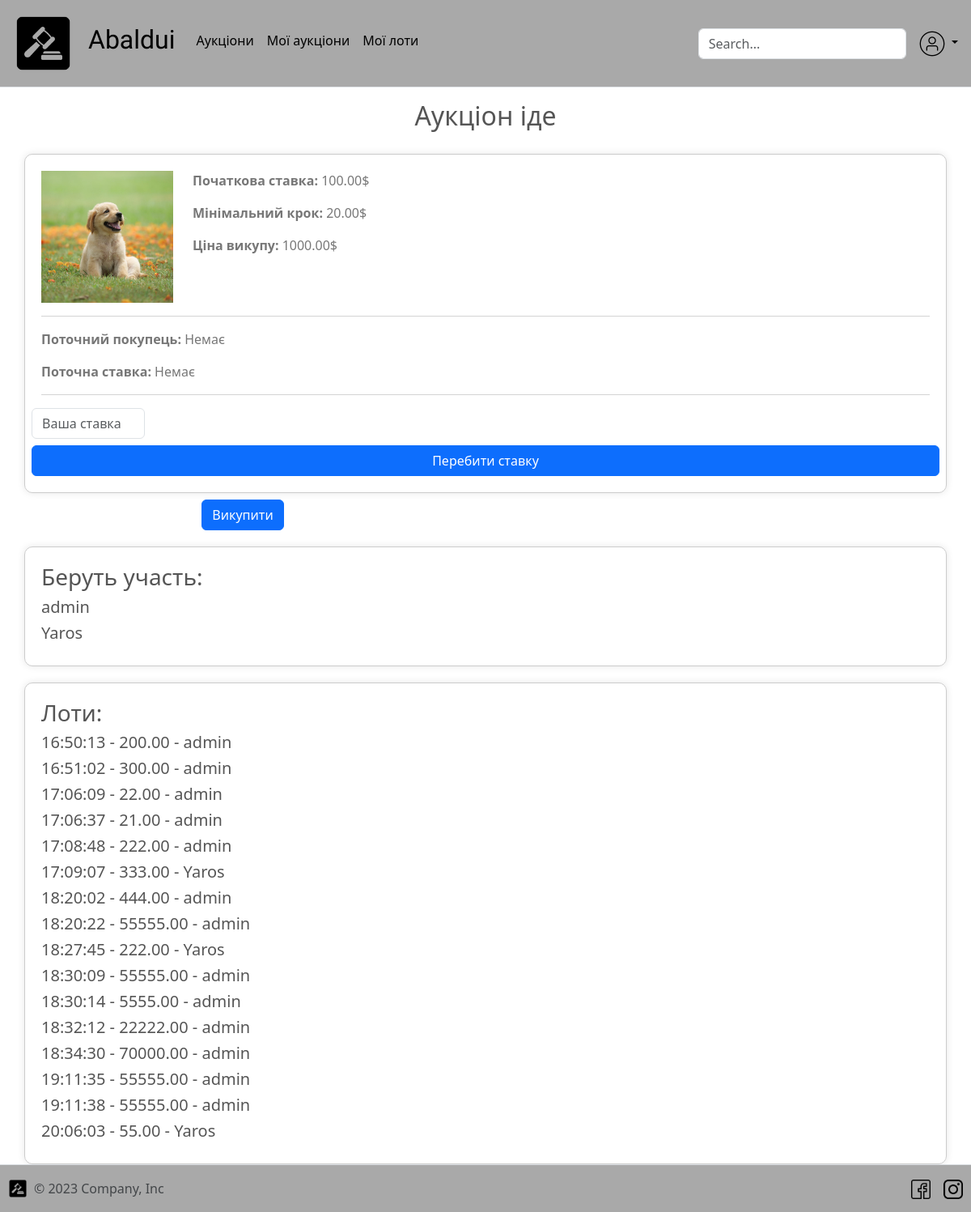
Screenshot of /auction/18/going/ (signed in) with the database file from the repository.
### auction/models.py (models this page shows, shortened)
class User(AbstractUser):
    balance = models.DecimalField(max_digits=15, decimal_places=2, default=0)
    avatar = models.ImageField(upload_to="media/avatars", default="media/avatars/default_user.png")
    phone = models.CharField(max_length=14, default=0)

class Auction(models.Model):
    name = models.CharField(max_length=255, default="Auction")
    description = models.TextField(blank=True, null=True, max_length=700)
    image = models.ImageField(upload_to="auction-images/", blank=True, null=True)
    creator = models.ForeignKey(to=User, on_delete=models.DO_NOTHING, related_name="auctions")
    current_better = models.ForeignKey(to=User, on_delete=models.DO_NOTHING, null=True, blank=True,
                                       related_name="auctions_betters")
    start_price = models.DecimalField(max_digits=15, decimal_places=2)
    minimal_bet = models.DecimalField(max_digits=15, decimal_places=2)
    current_bet = models.DecimalField(max_digits=15, decimal_places=2, default=0)
    price_of_ransom = models.DecimalField(max_digits=15, decimal_places=2, null=True)
    time_of_creation = models.DateTimeField(auto_now_add=True)
    time_of_start = models.DateTimeField()
    seconds_to_end = models.IntegerField(default=60)
    is_completed = models.BooleanField(default=False)
    participants = models.ManyToManyField(User)
    class Meta:
        ordering = ["-time_of_start"]

class Lot(models.Model):
    sender = models.ForeignKey(to=User, on_delete=models.DO_NOTHING, related_name="lots")
    sum_of_bet = models.DecimalField(max_digits=15, decimal_places=2)
    time_of_lot = models.DateTimeField(auto_now_add=True)
    auction = models.ForeignKey(to=Auction, on_delete=models.DO_NOTHING)
    is_completed = models.BooleanField()
    def str_date(self):
        return datetime.datetime.strftime(self.time_of_lot, "%H:%M:%S")

### auction/views.py (the view)
# urls.py: path('<int:pk>/going/', auction_going),
@login_required
def auction_going(request, pk: int):
    auction = Auction.objects.get(pk=pk)
    if request.user not in auction.participants.all():
        auction.participants.add(request.user)
        auction.save()
    context = {
        "auction": auction,
        "lots": auction.lot_set.all(),
        "participants": auction.participants.all()
    }
    start_time = datetime.datetime.strptime(str(auction.time_of_start), "%Y-%m-%d %H:%M:%S")
    if datetime.datetime.now() >= start_time:
        if request.method == "POST":
            return auction_bet(request, pk)
        if auction.seconds_to_end == 0 and not auction.is_completed:
            complete_auction(auction)
        if not auction.is_completed and auction.current_better_id:
            auction.seconds_to_end -= 5
            auction.save()
        if auction.is_completed:
            return render(request, "auction/auction-completed.html", context=context)
        return render(request, "auction/auction-going.html", context=context)
    return render(request, "auction/auction-not-going.html", context=context)

### templates/auction/auction-going.html (shortened to what this page needs)
{% extends "base.html" %}
{% load static %}
{% block content %}
  <h2 style="text-align: center">Аукціон іде</h2>
  <form  action="" method="post">
<div class="container">
    <div class="row">
        <div class="col-md-2">
            <img src="/media/{{auction.image }}" alt="Зображення аукціону" class="img-fluid">
        </div>
        <div class="col-md-10">
                <p><strong>Початкова ставка:</strong> {{ auction.start_price }}$</p>
                <p><strong>Мінімальний крок:</strong> {{ auction.minimal_bet }}$</p>
                <p><strong>Ціна викупу:</strong> {{ auction.price_of_ransom }}$</p>
        </div>
    </div>
    <hr>
    <div class="row">
        <div class="col-md-12">
          {% if auction.current_better %}
            <p><strong>Поточний покупець:</strong> {{ auction.current_better }}</p>
            <p><strong>Поточна ставка:</strong> {{ auction.current_bet }}</p>
            <div class="timer-container">
                <p><strong>Залишок часу:</strong> <span id="timer"></span></p>
                <div class="progress-bar">
                    <div class="progress"></div>
                </div>
            </div>
            {% else %}
            <p><strong>Поточний покупець:</strong> Немає</p>
            <p><strong>Поточна ставка:</strong> Немає</p>
          {% endif %}
            <hr>
        </div>
    </div>
    <div class="row">
            <input type="number" name="bet" min="{{ auction.minimal_bet }}" class="form-control" placeholder="Ваша ставка" style="width: 140px;">
            <button type="submit" class="btn btn-primary mt-2">Перебити ставку</button>
        </div>
    </div>
  </form>
<div class="col-md-6 d-flex justify-content-center align-items-center pt-2">
            <a href="buy/"><button class="btn btn-primary">Викупити</button></a>
        </div>
  <div class="container">
  <h3>Беруть участь:</h3>
  {% for participant in participants %}
  <h5>{{ participant.username }}</h5>
  {% endfor %}
  </div>
  <div class="container">
   <h3>Лоти:</h3>
  {% for lot in lots %}
  <h5>{{ lot.str_date }} - {{ lot.sum_of_bet }} - {{ lot.sender }}</h5>
  {% endfor %}
  </div>
{% endblock %}

### templates/includes/nav-bar.html (shortened to what this page needs)
{% load static %}
<header class="p-3 mb-3 border-bottom">
    <div class="d-flex flex-wrap align-items-center justify-content-center justify-content-lg-start">
        <a href="/"
           class="d-flex align-items-center mb-2 mb-lg-0 link-body-emphasis text-decoration-none"
        >
            <img height="75px"
                 width="75px"
                 src="{% static 'img/logo.png' %}"
                 alt="Logo"
            >
        </a>
        <ul class="nav col-12 col-lg-auto me-lg-auto mb-2 justify-content-center mb-md-0">
            <li>
                <a href="/" class="nav-link px-2 link-body-emphasis">
                    <h2 style="font-family: 'Protest Revolution', sans-serif; padding-left: 10px; padding-right: 10px">Abaldui</h2>
                </a>
            </li>
            <li class="mt-2">
                <a href="/auction" class="nav-link px-2 link-body-emphasis">Аукціони</a>
            </li>
            <li class="mt-2">
                <a href="/auction/my-auctions" class="nav-link px-2 link-body-emphasis">Мої аукціони</a>
            </li>
            <li class="mt-2">
                <a href="/auction/my-lots" class="nav-link px-2 link-body-emphasis">Мої лоти</a>
            </li>
        </ul>
        <form class="col-12 col-lg-auto mb-3 mb-lg-0 me-lg-3" role="search" method="post" action="/auction/">
            <input name="query" type="search"
                   class="form-control"
                   placeholder="Search..."
                   aria-label="Search"
            />
        </form>
        {% if request.user.is_authenticated %}
            <div class="dropdown text-end">
                <a href="#"
                   class="d-block link-body-emphasis text-decoration-none dropdown-toggle"
                   data-bs-toggle="dropdown"
                   aria-expanded="false"
                >
                  <img
                    src="/{{ request.user.avatar  }}"
                         width="32"
                         height="32"
                         class="rounded-circle"
                    />
                </a>
            </div>
        {% endif %}
    </div>
</header>

### templates/base.html (style rules this page uses)
body { background-color: azure; }
header { background-color: darkgray; }

### templates/auction/auction-going.html (style rules this page uses)
body { background-color: #ffffff; color: #555; }
.container { margin-top: 20px; border-radius: 10px; padding: 20px; box-shadow: 0 0 10px rgba(0,0,0,0.1); border: 1px solid #ccc; }
img { max-width: 100%; height: auto; }
p { color: #777; }

### rows the page displays
User: user.avatar (placeholder picture), username "admin"
Auction: image (picture), start_price "100.00", minimal_bet "20.00", price_of_ransom "1000.00"
User: username "Yaros"
Lot: str_date "16:50:13", sum_of_bet "200.00", sender "admin"
Lot: str_date "16:51:02", sum_of_bet "300.00", sender "admin"
Lot: str_date "17:06:09", sum_of_bet "22.00", sender "admin"
Lot: str_date "17:06:37", sum_of_bet "21.00", sender "admin"
Lot: str_date "17:08:48", sum_of_bet "222.00", sender "admin"
Lot: str_date "17:09:07", sum_of_bet "333.00", sender "Yaros"
Lot: str_date "18:20:02", sum_of_bet "444.00", sender "admin"
Lot: str_date "18:20:22", sum_of_bet "55555.00", sender "admin"
Lot: str_date "18:27:45", sum_of_bet "222.00", sender "Yaros"
Lot: str_date "18:30:09", sum_of_bet "55555.00", sender "admin"
Lot: str_date "18:30:14", sum_of_bet "5555.00", sender "admin"
Lot: str_date "18:32:12", sum_of_bet "22222.00", sender "admin"
Lot: str_date "18:34:30", sum_of_bet "70000.00", sender "admin"
Lot: str_date "19:11:35", sum_of_bet "55555.00", sender "admin"
Lot: str_date "19:11:38", sum_of_bet "55555.00", sender "admin"
Lot: str_date "20:06:03", sum_of_bet "55.00", sender "Yaros"
